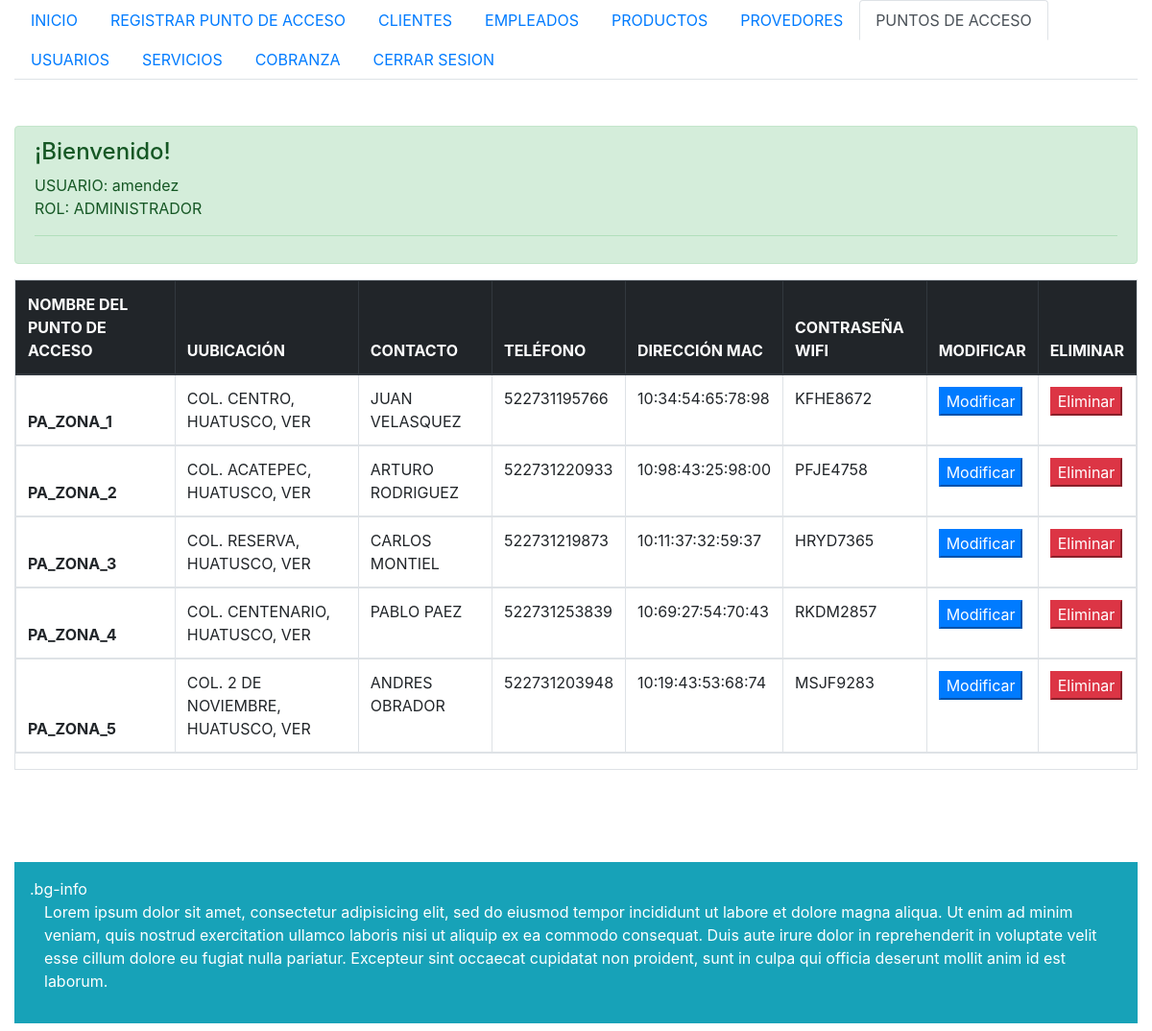
The app's page /PuntoAcceso/PuntoAccesoListado.php (signed in) with its own data.
### tables this page shows
CREATE TABLE `puntoacceso` (
  `Id_PuntoAcceso` int(10) NOT NULL,
  `NombrePuntoAcceso` varchar(100) NOT NULL,
  `Ubicacion` varchar(150) NOT NULL,
  `NombreContacto` varchar(100) NOT NULL,
  `TelefonoPuntoAcceso` varchar(15) NOT NULL,
  `DireccionMac` varchar(25) NOT NULL,
  `ContrasenaWifi` varchar(50) NOT NULL
);

### Conexion/cConexion.php (called while the page is built, shortened)
<?php
class cConexion
{
	protected $_sHost = null;
	protected $_sUsuario = null;
	protected $_sContraseña = null;
	protected $_sBase = null;
	function cConexion(){
			$this->_sHost = 'localhost';
			$this->_sUsuario = 'root';
			$this->_sContraseña = '';
			$this->_sBase = 'siawiiver';
	}
 	public function conectar(){
		$enlace = mysqli_connect($this->_sHost, $this->_sUsuario, $this->_sContraseña, $this->_sBase);
		if (!$enlace) {
    		echo "Error: No se pudo conectar a MySQL." . PHP_EOL;
    		echo "errno de depuración: " . mysqli_connect_errno() . PHP_EOL;
    		echo "error de depuración: " . mysqli_connect_error() . PHP_EOL;
   		 	exit;
   		 	return false;
		}
		else {
			return $enlace;
		}
	}
}
?>

### PuntoAcceso/cPuntoAccesoController.php (called while the page is built, shortened)
<?php
require_once('../Conexion/cConexion.php');
require_once('../PuntoAcceso/cPuntoAccesoModelo.php');
class cPuntoAccesoController{
    protected $_oPuntoAccesoModelo;
    function cPuntoAccesoController(){
        $this->_oConectar = new cConexion;
        $this->_dbLink = $this->_oConectar->Conectar();
        $this->_oPuntoAccesoModelo = New cPuntoAccesoModelo($this->_dbLink);
    }
    public function obtenerListadoPuntoAcceso(){
        return $this->_oPuntoAccesoModelo->obtenerListadoPuntoAcceso();
    }
}
?>

### PuntoAcceso/cPuntoAccesoModelo.php (called while the page is built, shortened)
<?php
class cPuntoAccesoModelo{
	protected $_dblink;
function cPuntoAccesoModelo($dbLink, $oPuntoAccesoEntidad = false){
	$this->_dblink = $dbLink;
}
public function obtenerListadoPuntoAcceso(){
		$sql ="SELECT Id_PuntoAcceso, NombrePuntoAcceso, Ubicacion,  NombreContacto, TelefonoPuntoAcceso, DireccionMac, ContrasenaWifi
				FROM PuntoAcceso AS Em
				WHERE Em.Id_PuntoAcceso";
		$result = mysqli_query($this->_dblink, $sql) or die('Error:'.mysqli_error($this->_dblink));
		$aFields = array();
		while($row = $result->fetch_assoc()) {
			$aFields[] = $row;
		}
		return $aFields;
	}
}
?>

### PuntoAcceso/PuntoAccesoListado.php (the view, shortened to what this page needs)
<?php
if ($_SESSION['rol'] == 'ADMINISTRADOR' || $_SESSION['rol'] == 'TECNICO') {
    require_once('cPuntoAccesoController.php');
    $oPuntoAccesoController = new cPuntoAccesoController;
?>
<!DOCTYPE html>
<html>
<head>
    <link rel="stylesheet" href="https://maxcdn.bootstrapcdn.com/bootstrap/4.0.0/css/bootstrap.min.css">
</head>
<body>
     <div class="container-fluid">
    <ul class="nav nav-tabs nav-justified">
        <li><a class="nav-item nav-link" href="../index.php">INICIO</a>
        <li><a class="nav-item nav-link" href="PuntoAcceso.php">REGISTRAR PUNTO DE ACCESO</a></li>
        <li><a class="nav-item nav-link" href="../Cliente/ClienteListado.php ">CLIENTES</a></li>
        <li><a class="nav-item nav-link" href="../Empleado/EmpleadoListado.php">EMPLEADOS</a></li>
        <li><a class="nav-item nav-link" href="../Producto/ProductoListado.php">PRODUCTOS</a></li>
        <li><a class="nav-item nav-link" href="../Provedor/ProvedorListado.php">PROVEDORES</a></li>
        <li><a class="nav-item nav-link active" href="../PuntoAcceso/PuntoAccesoListado.php">PUNTOS DE ACCESO</a></li>
        <li><a class="nav-item nav-link" href="../Usuario/UsuarioListado.php">USUARIOS</a></li>
        <li><a class="nav-item nav-link" href="../Servicio/servicioListado.php">SERVICIOS</a></li>
        <li><a class="nav-item nav-link" href="../Cobranza/CobranzaListado.php">COBRANZA</a> </li>
        <li><a class="nav-item nav-link" href="../Usuario/cerrarSesion.php">CERRAR SESION</a> </li>
     </ul>
        <br>    <br>
  <div class="alert alert-success" role="alert">
  <h4 class="alert-heading">¡Bienvenido!</h4>
   <?php echo 'USUARIO: '.$_SESSION['usuario'].'<br> ROL: '.$_SESSION['rol'];?>
  <hr>
</div>
    <?php
        if (isset($_POST['modificarPuntoAcceso'])) {
            $nId_PuntoAcceso = $_POST['nId_PuntoAcceso'];
            $oListadoPuntoAccesoPorId = $oPuntoAccesoController->obtenerListadoPuntoAccesoPorId($nId_PuntoAcceso);
            echo '<form action="PuntoAccesoRegistro.php" method="post">';
                echo'<div class="form-group">';
                echo'<div class="float col-xs-12 col-sm-6">';
                echo'<h5>';
                echo'<p class="text">';
                echo '<input type="hidden" class="form-group" name="Id_PuntoAcceso" value='.$oListadoPuntoAccesoPorId[0]['Id_PuntoAcceso'].' >';
                echo '<br>';
                echo '<label>Nombre del Punto de Acceso</label>';
                echo '<input type="text" class="form-control" name="sNombrePuntoAcceso" value="'.$oListadoPuntoAccesoPorId[0]['NombrePuntoAcceso'].'" placeholder="NOMBRE DEL PUNTO DE ACCESO">';
                echo '<br>';
                echo '<label>Ubicación</label>';
                echo '<input type="text" class="form-control" name="sUbicacion" value="'.$oListadoPuntoAccesoPorId[0]['Ubicacion'].'" placeholder="UBICACIÓN">';
                echo '<br>';
                echo '<label>Nombre de Contacto</label>';
                echo '<input type="text" class="form-control" name="sNombreContacto" value="'.$oListadoPuntoAccesoPorId[0]['NombreContacto'].'" placeholder="NOMBRE DE CONTACTO">';
                echo '<br>';
                echo '<label>Número Telefónico</label>';
                echo '<input type="text" class="form-control" name="sTelefonoPuntoAcceso" value="'.$oListadoPuntoAccesoPorId[0]['TelefonoPuntoAcceso'].'" placeholder="NÚMERO TELEFÓNICO">';
                echo '<br>';
                echo '<label>Dirección MAC</label>';
                echo '<input type="text" class="form-control" name="sDireccionMac" value="'.$oListadoPuntoAccesoPorId[0]['DireccionMac'].'" placeholder="00:00:00:00:00:00:00:00">';
                echo '<br>';
                echo '<label>Contraseña WIFI</label>';
                echo '<input type="text" class="form-control" name="sContrasenaWifi" value="'.$oListadoPuntoAccesoPorId[0]['ContrasenaWifi'].'" placeholder="CONTRASEÑA WIFI">';
                echo '<br>';
                echo '<input type="submit" name="modificarPuntoAcceso"  class="btn btn-success" value="MODIFICAR PUNTO DE ACCESO">';
            echo '</form>';
        }
        elseif (isset($_POST['eliminarPuntoAcceso'])) {
            $nId_PuntoAcceso = $_POST['nId_PuntoAcceso'];
            $oEliminarPuntoAccesoPorId = $oPuntoAccesoController->eliminarPuntoAccesoPorId($nId_PuntoAcceso);
        }
        else{
    ?>
            <div class="table-bordered table-responsive">
            <table class="table">
                <thead class="thead-dark">
                <tr>
                    <th scope="col">NOMBRE DEL PUNTO DE ACCESO</th>
                    <th scope="col">UUBICACIÓN</th>
                    <th scope="col">CONTACTO</th>
                    <th scope="col">TELÉFONO</th>
                    <th scope="col">DIRECCIÓN MAC</th>
                    <th scope="col">CONTRASEÑA WIFI</th>
                    <th scope="col">MODIFICAR</th>
                    <th scope="col">ELIMINAR</th>
                <thead>
                </tr>
    <?php
            $oListadoPuntoAcceso = $oPuntoAccesoController->obtenerListadoPuntoAcceso();
            for ($i = 0; $i < count($oListadoPuntoAcceso); $i++) {
                echo ' <form action="PuntoAccesoListado.php" method="post">';
                echo '<tr>';
                    echo '<th scope="col">'.$oListadoPuntoAcceso[$i]['NombrePuntoAcceso'].'</th>';
                    echo '<td>'.$oListadoPuntoAcceso[$i]['Ubicacion'].'</td>';
                    echo '<td>'.$oListadoPuntoAcceso[$i]['NombreContacto'].'</td>';
                    echo '<td>'.$oListadoPuntoAcceso[$i]['TelefonoPuntoAcceso'].'</td>';
                    echo '<td>'.$oListadoPuntoAcceso[$i]['DireccionMac'].'</td>';
                    echo '<td>'.$oListadoPuntoAcceso[$i]['ContrasenaWifi'].'</td>';
                    echo '<td><input type="submit" class="bnt btn-primary" name="modificarPuntoAcceso" value="Modificar" /></td>';
                    echo '<td><input type="submit" class="bnt btn-danger" name="eliminarPuntoAcceso" value="Eliminar" /></td>';
                                echo '</tr>';
                echo '</form>';
            }
            echo '</tbody></table></div>';
        }
    ?>
<br> <br>   <br>    <br>
<div class="p-3 mb-2 bg-info text-white">.bg-info
<div class="col-12">
    <p> Lorem ipsum dolor sit amet, consectetur adipisicing elit, sed do eiusmod
    tempor incididunt ut labore et dolore magna aliqua. Ut enim ad minim veniam,
    quis nostrud exercitation ullamco laboris nisi ut aliquip ex ea commodo
    consequat. Duis aute irure dolor in reprehenderit in voluptate velit esse
    cillum dolore eu fugiat nulla pariatur. Excepteur sint occaecat cupidatat non
    proident, sunt in culpa qui officia deserunt mollit anim id est laborum.    </p>
    </div>
</div>
</body>
</html>
<?php
}
?>

### records on screen
puntoacceso: NombrePuntoAcceso "PA_ZONA_1", Ubicacion "COL. CENTRO, HUATUSCO, VER", NombreContacto "JUAN VELASQUEZ", TelefonoPuntoAcceso "522731195766", DireccionMac "10:34:54:65:78:98", ContrasenaWifi "KFHE8672"
puntoacceso: NombrePuntoAcceso "PA_ZONA_2", Ubicacion "COL. ACATEPEC, HUATUSCO, VER", NombreContacto "ARTURO RODRIGUEZ", TelefonoPuntoAcceso "522731220933", DireccionMac "10:98:43:25:98:00", ContrasenaWifi "PFJE4758"
puntoacceso: NombrePuntoAcceso "PA_ZONA_3", Ubicacion "COL. RESERVA, HUATUSCO, VER", NombreContacto "CARLOS MONTIEL", TelefonoPuntoAcceso "522731219873", DireccionMac "10:11:37:32:59:37", ContrasenaWifi "HRYD7365"
puntoacceso: NombrePuntoAcceso "PA_ZONA_4", Ubicacion "COL. CENTENARIO, HUATUSCO, VER", NombreContacto "PABLO PAEZ", TelefonoPuntoAcceso "522731253839", DireccionMac "10:69:27:54:70:43", ContrasenaWifi "RKDM2857"
puntoacceso: NombrePuntoAcceso "PA_ZONA_5", Ubicacion "COL. 2 DE NOVIEMBRE, HUATUSCO, VER", NombreContacto "ANDRES OBRADOR", TelefonoPuntoAcceso "522731203948", DireccionMac "10:19:43:53:68:74", ContrasenaWifi "MSJF9283"

### other values on screen
$_SESSION['usuario'] "amendez"
$_SESSION['rol'] "ADMINISTRADOR"
